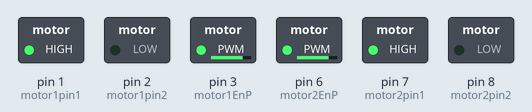
This sketch was run on a simulated Arduino Uno, built with avr-gcc and run on an emulated ATmega328P. Shown: switched loads named in the sketch (green lamp = pin HIGH).

Above: at 0.1 s.
Timing chart, 0 to 1.6 s (numbered marks = the images above):
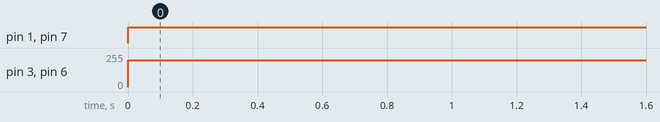

The sketch:

motor_drive.ino
```cpp
int motor1pin1 = 1;
int motor1pin2 = 2;
int motor1EnP = 3;
int m1speed=200;

int motor2pin1 = 7;
int motor2pin2 = 8;
int motor2EnP = 6;
int m2speed=200;

void setup() {
  // put your setup code here, to run once:
  pinMode(motor1pin1, OUTPUT);
  pinMode(motor1pin2, OUTPUT);
  pinMode(motor1EnP , OUTPUT);

  pinMode(motor2pin1, OUTPUT);
  pinMode(motor2pin2, OUTPUT);
  pinMode(motor2EnP , OUTPUT);
}

void loop() {
  // put your main code here, to run repeatedly:

   analogWrite(motor1EnP, m1speed);
   analogWrite(motor2EnP, m2speed);

  digitalWrite(motor1pin1, HIGH);
  digitalWrite(motor1pin2, LOW);

  digitalWrite(motor2pin1, HIGH);
  digitalWrite(motor2pin2, LOW);

}
```

Measured:
- by itself, pin 1 (motor1pin1), pin 7 (motor2pin1): LOW → HIGH at 0.00 s
- by itself, pin 3 (motor1EnP), pin 6 (motor2EnP): 0/255 → 200/255 at 0.00 s
